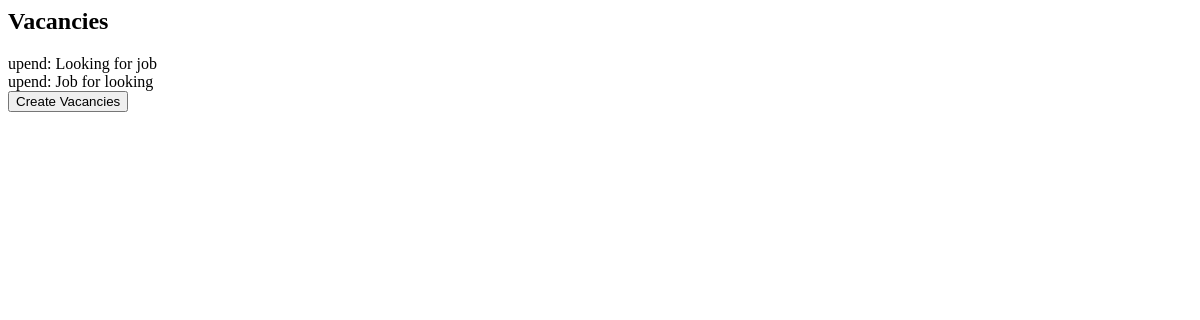
/vacancies/, run on an earlier commit of the app's database.
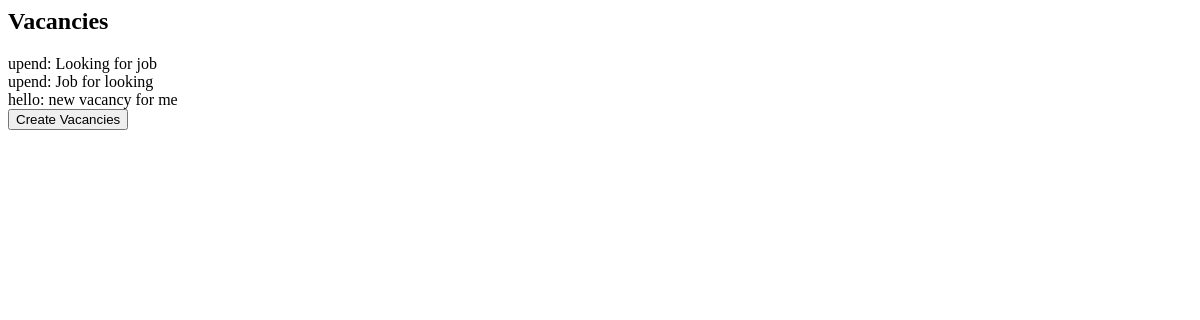
And on a later commit of the database.
### vacancy/models.py (models this page shows)
class Vacancy(models.Model):
    description = models.TextField(max_length=1024)
    author = models.ForeignKey(User, on_delete=models.PROTECT)
    class Meta:
        verbose_name_plural = 'Vacancies'

### vacancy/views.py (the view)
# urls.py: path('', views.VacancyView.as_view()),
class VacancyView(View):
    template_name = 'vacancy/vacancies.html'
    model = Vacancy
    def get(self, request, *args, **kwargs):
        return render(request, self.template_name, context={'vacancies': self.model.objects.all()})

### vacancy/templates/vacancy/vacancies.html
<h2>Vacancies</h2>
{% for vacancy in vacancies %}
  <div>{{ vacancy.author }}: {{ vacancy.description }}</div>
{% endfor %}
<a href="new/"><button>Create Vacancies</button></a>

What changed in the data, as far as the page shows it:
added Vacancy: author "hello", description "new vacancy for me"
